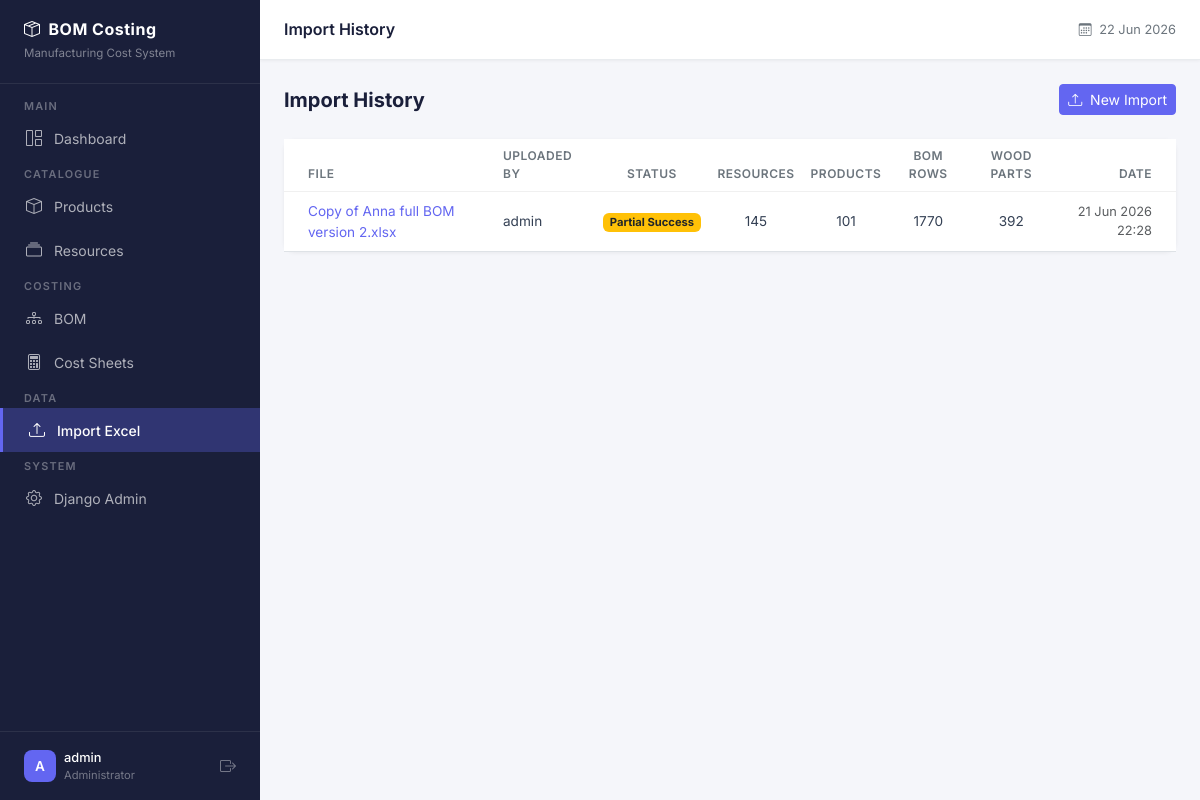
/imports/history/ (signed in), run on the app's committed database.
### apps/imports/models.py (models this page shows, shortened)
class ImportLog(models.Model):
    STATUS_CHOICES = [
        ('pending', 'Pending'),
        ('success', 'Success'),
        ('partial', 'Partial Success'),
        ('failed', 'Failed'),
    ]
    uploaded_by = models.ForeignKey(
        User,
        on_delete=models.SET_NULL,
        null=True,
        help_text="Which user uploaded this file."
    )
    file_name = models.CharField(
        max_length=255,
        help_text="Original name of the uploaded Excel file."
    )
    file_path = models.FileField(
        upload_to='imports/',
        help_text="Stored copy of the uploaded file."
    )
    status = models.CharField(
        max_length=20,
        choices=STATUS_CHOICES,
        default='pending'
    )
    products_imported = models.IntegerField(default=0)
    resources_imported = models.IntegerField(default=0)
    bom_rows_imported = models.IntegerField(default=0)
    wood_parts_imported = models.IntegerField(default=0)
    error_log = models.TextField(
        blank=True,
        help_text="Any validation errors or warnings during import."
    )
    created_at = models.DateTimeField(auto_now_add=True)
    class Meta:
        ordering = ['-created_at']
        verbose_name = "Import Log"
        verbose_name_plural = "Import Logs"

### apps/imports/views.py (the view)
# urls.py: path('history/',      views.import_history, name='history'),
@login_required
def import_history(request):
    logs = ImportLog.objects.order_by('-created_at')
    context = {
        'page_title': 'Import History',
        'logs': logs,
    }
    return render(request, 'imports/history.html', context)

### templates/imports/history.html (shortened to what this page needs)
{% extends "base.html" %}
{% block content %}
<div class="d-flex justify-content-between align-items-center mb-4">
    <h5 class="mb-0 fw-bold" style="color:#1a1f3a;">Import History</h5>
    <a href="{% url 'imports:upload' %}" class="btn btn-primary btn-sm">
        <i class="bi bi-upload me-1"></i> New Import
    </a>
</div>
<div class="content-card">
    {% if logs %}
    <table class="table table-hover mb-0">
        <thead>
            <tr>
                <th class="ps-4">File</th>
                <th>Uploaded By</th>
                <th class="text-center">Status</th>
                <th class="text-center">Resources</th>
                <th class="text-center">Products</th>
                <th class="text-center">BOM Rows</th>
                <th class="text-center">Wood Parts</th>
                <th class="text-end pe-4">Date</th>
            </tr>
        </thead>
        <tbody>
            {% for log in logs %}
            <tr>
                <td class="ps-4">
                    <a href="{% url 'imports:result' pk=log.pk %}"
                       style="font-size:0.85rem; text-decoration:none;
                              color:#6366f1;">
                        {{ log.file_name }}
                    </a>
                </td>
                <td style="font-size:0.85rem;">
                    {{ log.uploaded_by.username }}
                </td>
                <td class="text-center">
                    <span class="badge
                        {% if log.status == 'success' %}bg-success
                        {% elif log.status == 'partial' %}bg-warning text-dark
                        {% elif log.status == 'failed' %}bg-danger
                        {% else %}bg-secondary{% endif %}"
                        style="font-size:0.7rem;">
                        {{ log.get_status_display }}
                    </span>
                </td>
                <td class="text-center" style="font-size:0.85rem;">
                    {{ log.resources_imported }}
                </td>
                <td class="text-center" style="font-size:0.85rem;">
                    {{ log.products_imported }}
                </td>
                <td class="text-center" style="font-size:0.85rem;">
                    {{ log.bom_rows_imported }}
                </td>
                <td class="text-center" style="font-size:0.85rem;">
                    {{ log.wood_parts_imported }}
                </td>
                <td class="text-end pe-4 text-muted" style="font-size:0.8rem;">
                    {{ log.created_at|date:"d M Y H:i" }}
                </td>
            </tr>
            {% endfor %}
        </tbody>
    </table>
    {% endif %}
</div>
{% endblock %}

### templates/base.html (shortened to what this page needs)
<!DOCTYPE html>
<html lang="en">
<head>
    <link href="https://cdn.jsdelivr.net/npm/bootstrap@5.3.2/dist/css/bootstrap.min.css" rel="stylesheet">
    <link href="https://cdn.jsdelivr.net/npm/bootstrap-icons@1.11.3/font/bootstrap-icons.min.css" rel="stylesheet">
</head>
<body>
{% if user.is_authenticated %}
    <nav id="sidebar">
        <div class="sidebar-brand">
            <h5><i class="bi bi-box-seam me-2"></i>BOM Costing</h5>
            <small>Manufacturing Cost System</small>
        </div>
        <ul class="nav flex-column mt-2">
            <li><span class="nav-label">Main</span></li>
            <li class="nav-item">
                <a href="{% url 'core:dashboard' %}"
                   class="nav-link {% if request.resolver_match.url_name == 'dashboard' %}active{% endif %}">
                    <i class="bi bi-grid-1x2"></i> Dashboard
                </a>
            </li>
            <li><span class="nav-label">Catalogue</span></li>
            <li class="nav-item">
                <a href="{% url 'products:list' %}"
                   class="nav-link {% if 'products' in request.resolver_match.namespace %}active{% endif %}">
                    <i class="bi bi-box"></i> Products
                </a>
            </li>
            <li class="nav-item">
                <a href="{% url 'resources:list' %}"
                   class="nav-link {% if 'resources' in request.resolver_match.namespace %}active{% endif %}">
                    <i class="bi bi-collection"></i> Resources
                </a>
            </li>
            <li><span class="nav-label">Costing</span></li>
            <li class="nav-item">
                <a href="{% url 'products:list' %}"
                   class="nav-link {% if 'bom' in request.resolver_match.namespace %}active{% endif %}">
                    <i class="bi bi-diagram-3"></i> BOM
                </a>
            </li>
            <li class="nav-item">
                <a href="{% url 'costing:list' %}"
                   class="nav-link {% if 'costing' in request.resolver_match.namespace %}active{% endif %}">
                    <i class="bi bi-calculator"></i> Cost Sheets
                </a>
            </li>
            <li><span class="nav-label">Data</span></li>
            <li class="nav-item">
                <a href="{% url 'imports:upload' %}"
                   class="nav-link {% if 'imports' in request.resolver_match.namespace %}active{% endif %}">
                    <i class="bi bi-upload"></i> Import Excel
                </a>
            </li>
            <li><span class="nav-label">System</span></li>
            {% if user.is_staff %}
            <li class="nav-item">
                <a href="/admin/" class="nav-link" target="_blank">
                    <i class="bi bi-gear"></i> Django Admin
                </a>
            </li>
            {% endif %}
        </ul>
        <div style="position:absolute; bottom:0; left:0; right:0;
                    padding:16px 24px; border-top:1px solid rgba(255,255,255,0.08);">
            <div class="d-flex align-items-center gap-2">
                <div style="width:32px;height:32px;background:#6366f1;border-radius:8px;
                            display:flex;align-items:center;justify-content:center;
                            color:#fff;font-weight:600;font-size:0.85rem;">
                    {{ user.username|first|upper }}
                </div>
                <div style="flex:1; min-width:0;">
                    <div style="color:#fff;font-size:0.8rem;font-weight:500;
                                white-space:nowrap;overflow:hidden;text-overflow:ellipsis;">
                        {{ user.username }}
                    </div>
                    <div style="color:rgba(255,255,255,0.4);font-size:0.7rem;">
                        {% if user.is_staff %}Administrator{% else %}User{% endif %}
                    </div>
                </div>
                <a href="{% url 'accounts:logout' %}"
                   style="color:rgba(255,255,255,0.4);" title="Logout">
                    <i class="bi bi-box-arrow-right"></i>
                </a>
            </div>
        </div>
    </nav>
    <div id="main-content">
        <div id="topnav">
            <h6 class="page-title">
                {% block page_title %}{{ page_title|default:"Dashboard" }}{% endblock %}
            </h6>
            <div class="d-flex align-items-center gap-3">
                <span style="font-size:0.8rem;color:#6c757d;">
                    <i class="bi bi-calendar3 me-1"></i>
                    {% now "d M Y" %}
                </span>
            </div>
        </div>
        <div class="content-area">
            {% block content %}{% endblock %}
        </div>
    </div>
{% else %}
    {% block unauthenticated_content %}{% endblock %}
{% endif %}
</body>
</html>

### templates/base.html (style rules this page uses)
* { font-family: 'Inter', sans-serif; }
body { background-color: #f5f6fa; }
#sidebar { width: 260px; min-height: 100vh; background: #1a1f3a; position: fixed; top: 0; left: 0; z-index: 1000; transition: all 0.3s; overflow-y: auto; }
#sidebar .sidebar-brand { padding: 20px 24px; border-bottom: 1px solid rgba(255,255,255,0.08); }
#sidebar .sidebar-brand h5 { color: #fff; font-weight: 700; font-size: 1rem; margin: 0; letter-spacing: 0.5px; }
#sidebar .sidebar-brand small { color: rgba(255,255,255,0.45); font-size: 0.72rem; }
#sidebar .nav-label { color: rgba(255,255,255,0.35); font-size: 0.68rem; font-weight: 600; letter-spacing: 1.2px; text-transform: uppercase; padding: 16px 24px 6px; }
#sidebar .nav-link { color: rgba(255,255,255,0.65); padding: 10px 24px; font-size: 0.875rem; font-weight: 400; border-radius: 0; display: flex; align-items: center; gap: 10px; transition: all 0.2s; }
#sidebar .nav-link.active { color: #fff; background: rgba(99, 102, 241, 0.3); border-left: 3px solid #6366f1; font-weight: 500; }
#sidebar .nav-link i { font-size: 1rem; width: 20px; text-align: center; }
#main-content { margin-left: 260px; min-height: 100vh; transition: all 0.3s; }
#topnav { background: #fff; border-bottom: 1px solid #e9ecef; padding: 0 24px; height: 60px; display: flex; align-items: center; justify-content: space-between; position: sticky; top: 0; z-index: 999; box-shadow: 0 1px 3px rgba(0,0,0,0.05); }
#topnav .page-title { font-size: 1rem; font-weight: 600; color: #1a1f3a; margin: 0; }
.content-area { padding: 24px; }
.content-card { background: #fff; border-radius: 12px; border: none; box-shadow: 0 1px 4px rgba(0,0,0,0.06); }
.table th { font-size: 0.75rem; font-weight: 600; text-transform: uppercase; letter-spacing: 0.5px; color: #6c757d; border-bottom: 1px solid #f0f0f0; }
.table td { font-size: 0.875rem; vertical-align: middle; color: #344054; }
.btn-primary { background: #6366f1; border-color: #6366f1; }

### data on the page
ImportLog: file_name "Copy of Anna full BOM version 2.xlsx", uploaded_by.username "admin", status "Partial Success", resources_imported "145", products_imported "101", bom_rows_imported "1770", wood_parts_imported "392", created_at "21 Jun 2026 22:28"

### other printed values
{{ user.username|first|upper }} "A"
{{ user.username }} "admin"
{{ page_title|default:"Dashboard" }} "Import History"
